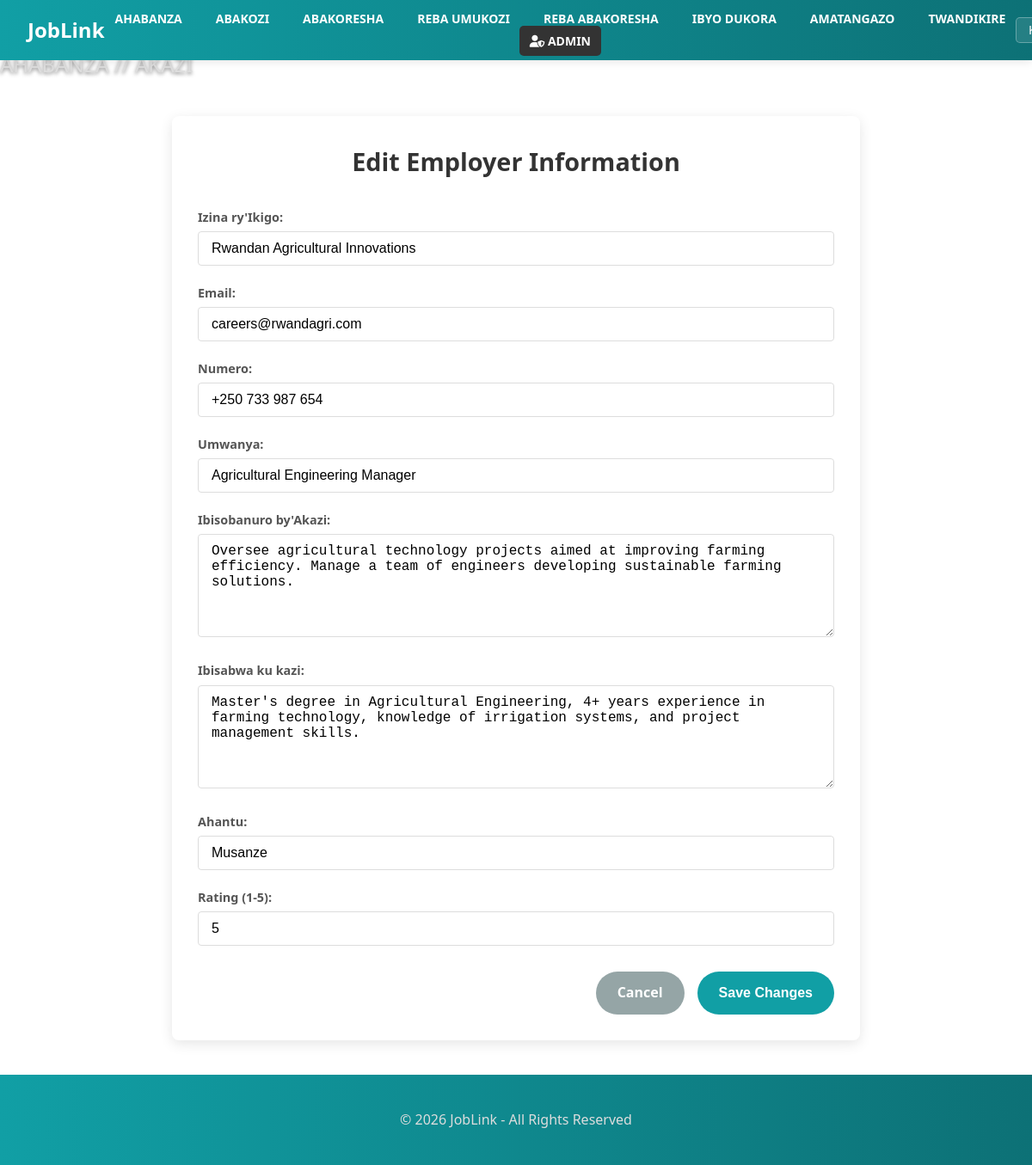
/edit-employer/3/ (signed in), run on the app's committed database.
### core/models.py (models this page shows, shortened)
class Employer(models.Model):
    company = models.CharField(max_length=255)
    email = models.EmailField()
    phone = models.CharField(max_length=20)
    position = models.CharField(max_length=255)
    job_description = models.TextField()
    job_requirements = models.TextField()
    location = models.CharField(max_length=255)
    rating = models.IntegerField(null=True, blank=True)
    created_at = models.DateTimeField(auto_now_add=True)
    updated_at = models.DateTimeField(auto_now=True)

### core/views.py (the view)
# urls.py: path('edit-employer/<int:employer_id>/', views.edit_employer, name='edit_employer'),
@login_required(login_url='home')
def edit_employer(request, employer_id):
    employer = get_object_or_404(Employer, id=employer_id)
    if request.method == 'POST':
        form = EmployerForm(request.POST, instance=employer)
        if form.is_valid():
            form.save()
            return redirect('view_employers')
    else:
        form = EmployerForm(instance=employer)
    return render(request, "edit_employer.html", {'form': form, 'employer': employer})

### core/forms.py
class EmployerForm(forms.ModelForm):
    class Meta:
        model = Employer
        fields = ['company', 'email', 'phone', 'position', 'job_description', 'job_requirements', 'location', 'rating']
        widgets = {
            'company': forms.TextInput(attrs={'class': 'form-control'}),
            'email': forms.EmailInput(attrs={'class': 'form-control'}),
            'phone': forms.TextInput(attrs={'class': 'form-control'}),
            'position': forms.TextInput(attrs={'class': 'form-control'}),
            'job_description': forms.Textarea(attrs={'class': 'form-control', 'rows': 4}),
            'job_requirements': forms.Textarea(attrs={'class': 'form-control', 'rows': 4}),
            'location': forms.TextInput(attrs={'class': 'form-control'}),
            'rating': forms.NumberInput(attrs={'class': 'form-control', 'min': 1, 'max': 5}),
        }

### core/templates/edit_employer.html (shortened to what this page needs)
{% extends 'base.html' %}
{% load static %}
{% block content %}
<div class="edit-page-nav">
    <h1>Edit Employer Information</h1>
    <h3>AHABANZA // AKAZI</h3>
</div>
<div class="form-container">
    <h2 class="form-title">Edit Employer Information</h2>
    <form method="post" action="">
        <div class="form-group">
            <label for="id_company">Izina ry'Ikigo:</label>
            {{ form.company }}
        </div>
        <div class="form-group">
            <label for="id_email">Email:</label>
            {{ form.email }}
        </div>
        <div class="form-group">
            <label for="id_phone">Numero:</label>
            {{ form.phone }}
        </div>
        <div class="form-group">
            <label for="id_position">Umwanya:</label>
            {{ form.position }}
        </div>
        <div class="form-group">
            <label for="id_job_description">Ibisobanuro by'Akazi:</label>
            {{ form.job_description }}
        </div>
        <div class="form-group">
            <label for="id_job_requirements">Ibisabwa ku kazi:</label>
            {{ form.job_requirements }}
        </div>
        <div class="form-group">
            <label for="id_location">Ahantu:</label>
            {{ form.location }}
        </div>
        <div class="form-group">
            <label for="id_rating">Rating (1-5):</label>
            {{ form.rating }}
        </div>
        <div class="button-group">
            <a href="{% url 'view_employers' %}" class="cancel-btn">Cancel</a>
            <button type="submit" class="submit-btn">Save Changes</button>
        </div>
    </form>
</div>
{% endblock %}

### data on the page
Employer: company "Rwandan Agricultural Innovations", email "careers@rwandagri.com", phone "+250 733 987 654", position "Agricultural Engineering Manager", job_description "Oversee agricultural technology projects aimed at improving farming efficiency. Manage a team of engineers developing sustainable farming solutions.", job_requirements "Master's degree in Agricultural Engineering, 4+ years experience in farming technology, knowledge of irrigation systems, and project management skills.", location "Musanze", rating "5"
